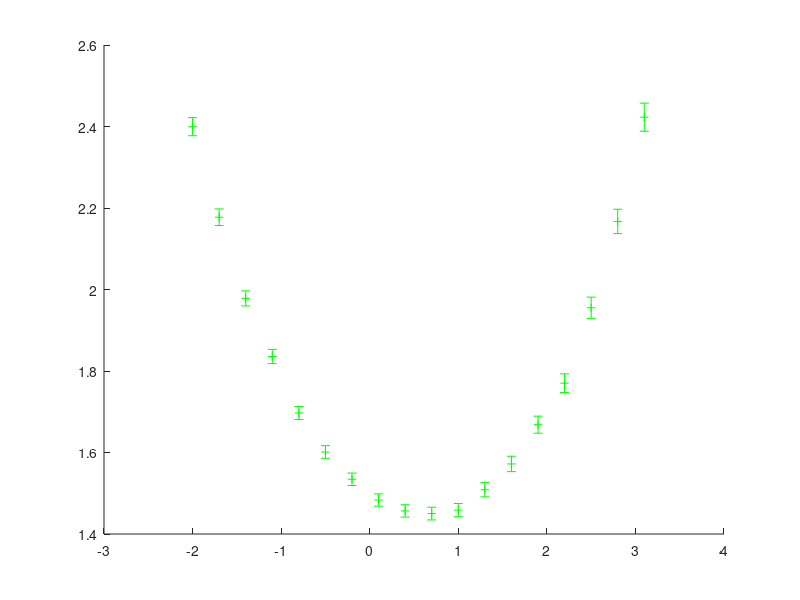

Source code (MATLAB): (Note: this script raises an error after producing the figure.)
fs_label=14;
h=figure;
hold on;
znaczki=['ro';'g+'];
wielkosci=[6;6];
load('data/opt_potential_delta.mat');
errorbar(ctab,Ts,3*sdTs,znaczki(2,:),'MarkerSize',wielkosci(2));
load('data/opt_potential_exp.mat');
errorbar(ctab,Ts/4,3*sdTs/4,znaczki(1,:),'MarkerSize',wielkosci(1));

z=min(ctab):0.01:max(ctab);
plot(z,(z+exp(z)+2*exp(-z)-3)./z.^2,'k');

xlabel('z','fontsize',fs_label);
ylabel('MFPT','fontsize',fs_label);

legend('Monte Carlo: x_t=\pm1','Monte Carlo (rescaled): x_t Laplace-distributed','Analytical prediction');

printpdf(h,'graphics/potential_comp');